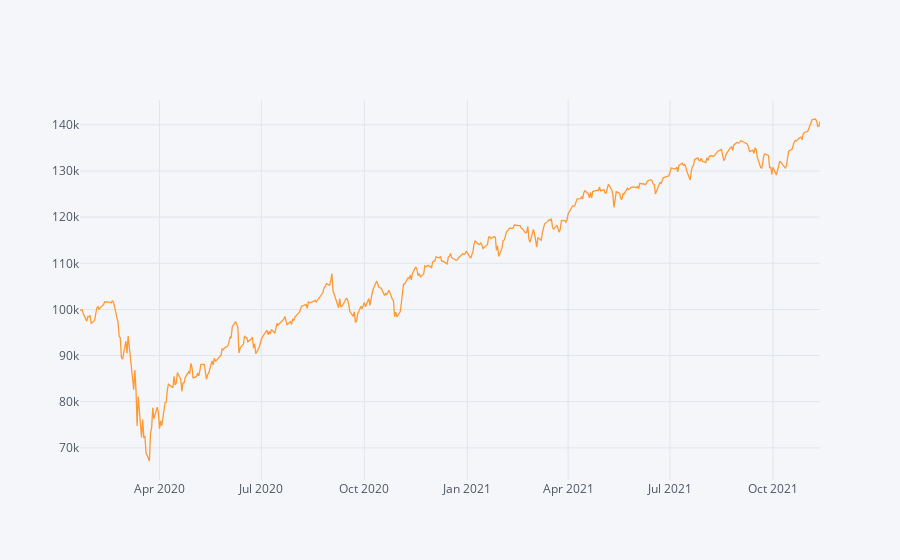

Notebook cell for this chart:
### Code cell
#Todo:
# Calculate the Absolute Return of a buy-and-hold strategy in the same period
absolute_return_bh = (r_df.Close.iloc[-1]-r_df.Open.iloc[0])/r_df.Open.iloc[0]
# Calculate the CAGR or a buy-and-hold trading strategy
CAGR_bh = ((r_df.Close.iloc[-1]/r_df.Open.iloc[0])**(252/len(df)))-1
#or
CAGR_bh = ((r_df.Close.iloc[-1]/r_df.Open.iloc[0])**(365/(df.index[-1] - df.index[0]).days))-1

# Calculate the IR (Sharpe without RF-rate) of a buy-and-hold trading strategy
information_ratio_bh = (r_df.Close.pct_change().mean()/r_df.Close.pct_change().std())*((252) **0.5)

#Plot the equity curve (hint: use 'close' returns and your initial capital value to generate an equity curve)
((r_df.Close.pct_change().dropna()+1).cumprod()*starting_capital).iplot()
#or
#((r_df.Close.pct_change().dropna()+1).cumprod()*starting_capital).plot()

### Figure 1 — Plotly figure (JSON) as saved in the notebook; plotly's stock layout.template omitted (floating-point values rounded to 4 significant figures; data arrays with more than 128 entries replaced by an {"elided": "..."} marker saying what was removed)
{"data": [{"name": "Close", "text": "", "mode": "lines", "y": {"elided": "460 float values"}, "x": {"elided": "460 str values"}, "line": {"color": "rgba(255, 153, 51, 1.0)", "dash": "solid", "shape": "linear", "width": 1.3}, "type": "scatter"}], "layout": {"title": {"font": {"color": "#4D5663"}}, "paper_bgcolor": "#F5F6F9", "plot_bgcolor": "#F5F6F9", "yaxis": {"tickfont": {"color": "#4D5663"}, "zerolinecolor": "#E1E5ED", "title": {"text": "", "font": {"color": "#4D5663"}}, "gridcolor": "#E1E5ED", "showgrid": true}, "xaxis": {"tickfont": {"color": "#4D5663"}, "zerolinecolor": "#E1E5ED", "title": {"text": "", "font": {"color": "#4D5663"}}, "gridcolor": "#E1E5ED", "showgrid": true}, "legend": {"bgcolor": "#F5F6F9", "font": {"color": "#4D5663"}}}}
